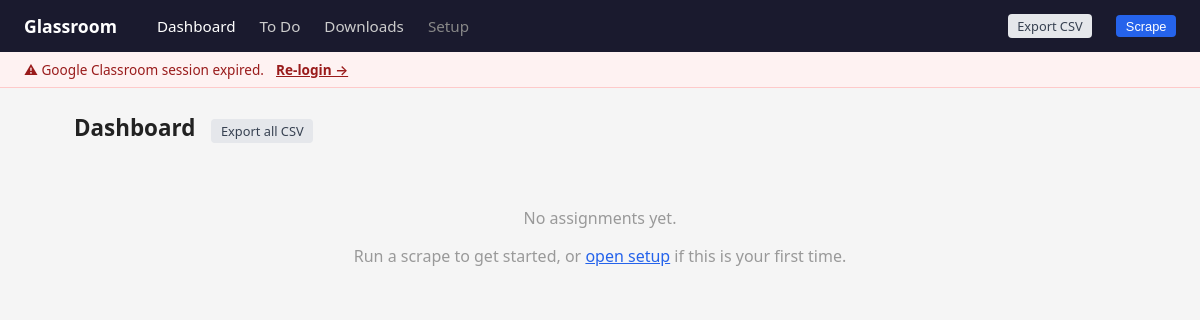
Before: / with the older database file.
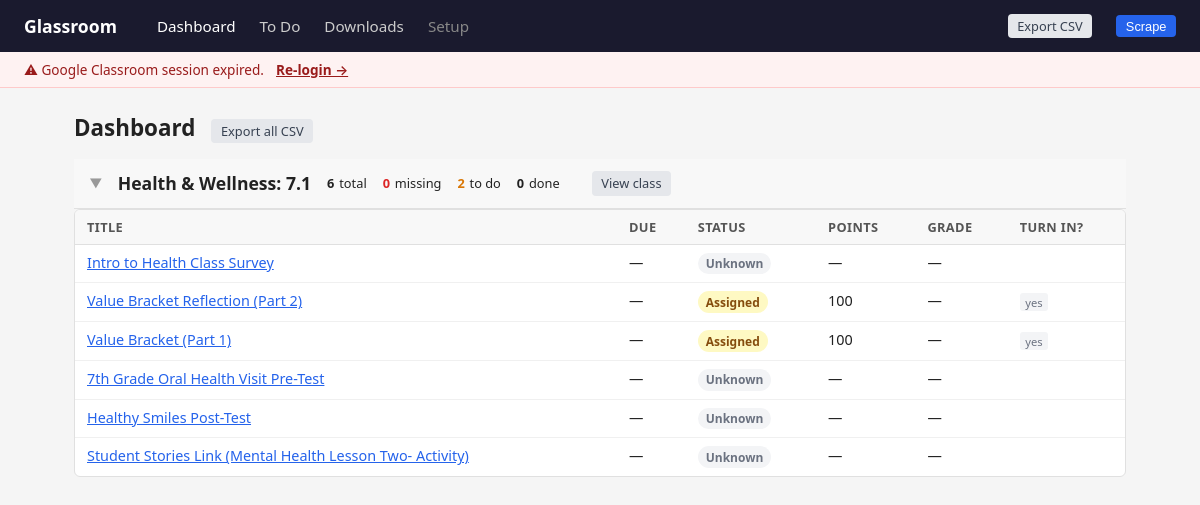
After: the same page with the newer database file.
### src/models.py (models this page shows)
class Base(DeclarativeBase):
    pass

class Assignment(Base):
    __tablename__ = "assignments"
    id = Column(Integer, primary_key=True, autoincrement=True)
    assignment_url = Column(String, unique=True, nullable=False, index=True)
    class_name = Column(String, nullable=True)
    week_label = Column(String, nullable=True)
    title = Column(String, nullable=True)
    description = Column(Text, default="")
    teacher = Column(String, nullable=True)
    posted_date = Column(String, nullable=True)
    due_date = Column(String, nullable=True)
    points_possible = Column(String, nullable=True)
    category = Column(String, nullable=True)
    assignment_type = Column(String, default="Unknown")
    status = Column(String, default="Unknown")
    turn_in_required = Column(Boolean, default=False)
    grade = Column(String, nullable=True)
    attachment_links = Column(Text, default="")
    attachment_titles = Column(Text, default="")
    scraped_at = Column(String, nullable=True)
    first_seen_at = Column(String, nullable=True)
    last_modified_at = Column(String, nullable=True)
    class_priority = Column(Integer, nullable=True)
    notes = Column(Text, nullable=True)
    ai_work_type = Column(String, nullable=True)
    ai_effort_estimate = Column(String, nullable=True)
    ai_summary = Column(String, nullable=True)
    ai_notes = Column(Text, nullable=True)

### src/routes/dashboard.py (the view)
@bp.route("/")
def dashboard() -> str:
    engine = current_app.config["DB_ENGINE"]
    with get_session(engine) as session:
        has_classes = session.query(SelectedClass).count() > 0
        if not has_classes:
            return redirect(url_for("setup.setup"))  # type: ignore[return-value]
        assignments = session.query(Assignment).order_by(Assignment.class_name).all()
    session_valid = SESSION_DIR.exists() and any(SESSION_DIR.iterdir())
    by_class: dict[str, list[Assignment]] = defaultdict(list)
    for a in assignments:
        by_class[str(a.class_name or "Unknown")].append(a)
    classes = []
    for class_name in sorted(by_class.keys()):
        rows = sorted(by_class[class_name], key=_sort_key)
        classes.append({
            "name": class_name,
            "assignments": rows,
            "stats": _class_stats(rows),
        })
    return render_template("dashboard.html", classes=classes, session_valid=session_valid)

### src/db.py (called while the page is built)
@contextmanager
def get_session(engine: Engine | None = None) -> Generator[Session, None, None]:
    eng = engine if engine is not None else get_engine()
    factory = sessionmaker(bind=eng, expire_on_commit=False)
    session: Session = factory()
    try:
        yield session
        session.commit()
    except Exception:
        session.rollback()
        raise
    finally:
        session.close()

### src/routes/dashboard.py (called while the page is built)
def _class_stats(assignments: list[Assignment]) -> dict[str, int]:
    total = len(assignments)
    done = sum(1 for a in assignments if a.status in _DONE_STATUSES)
    missing = sum(1 for a in assignments if a.status in _URGENT_STATUSES)
    needs_attention = sum(1 for a in assignments if a.status in _ATTENTION_STATUSES)
    return {
        "total": total,
        "done": done,
        "missing": missing,
        "needs_attention": needs_attention,
    }

def _sort_key(a: Assignment) -> tuple[str, str]:
    return (str(a.due_date or "9999-99-99"), str(a.posted_date or "9999-99-99"))

### src/templates/dashboard.html (shortened to what this page needs)
{% extends "base.html" %}
{% block content %}
<div style="display:flex; align-items:baseline; gap:1rem; margin-bottom:1rem;">
  <h1 style="margin:0">Dashboard</h1>
  <a href="/api/export/csv" class="btn btn-secondary btn-sm">Export all CSV</a>
</div>
{% if not classes %}
  <div class="empty-state">
    <p>No assignments yet.</p>
    <p>Run a scrape to get started, or <a href="/setup">open setup</a> if this is your first time.</p>
  </div>
{% else %}
  {% for cls in classes %}
  <details open>
    <summary>
      <div class="card-header">
        <span class="chevron">▶</span>
        <h2>{{ cls.name }}</h2>
        <div class="stats">
          <span class="stat"><span class="stat-val">{{ cls.stats.total }}</span> total</span>
          <span class="stat stat-missing"><span class="stat-val">{{ cls.stats.missing }}</span> missing</span>
          <span class="stat stat-attention"><span class="stat-val">{{ cls.stats.needs_attention }}</span> to do</span>
          <span class="stat"><span class="stat-val">{{ cls.stats.done }}</span> done</span>
        </div>
        <a href="/class/{{ cls.name | urlencode }}" class="btn btn-secondary btn-sm" onclick="event.stopPropagation()">View class</a>
      </div>
    </summary>
    <div class="card">
      <div class="card-body">
        {% if cls.assignments %}
        <table>
          <thead>
            <tr>
              <th>Title</th>
              <th>Due</th>
              <th>Status</th>
              <th>Points</th>
              <th>Grade</th>
              <th>Turn in?</th>
            </tr>
          </thead>
          <tbody>
            {% for a in cls.assignments %}
            <tr>
              <td><a href="{{ a.assignment_url }}" target="_blank" rel="noopener">{{ a.title or '(untitled)' }}</a></td>
              <td style="white-space:nowrap">{{ a.due_date or '—' }}</td>
              <td>{% include "partials/status_badge.html" %}</td>
              <td>{{ a.points_possible or '—' }}</td>
              <td>{{ a.grade or '—' }}</td>
              <td>{% if a.turn_in_required %}<span class="turn-in-badge">yes</span>{% endif %}</td>
            </tr>
            {% endfor %}
          </tbody>
        </table>
        {% else %}
        <div class="empty-state">No assignments.</div>
        {% endif %}
      </div>
    </div>
  </details>
  {% endfor %}
{% endif %}
{% endblock %}

### src/templates/base.html (shortened to what this page needs)
<!DOCTYPE html>
<html lang="en">
<head>
</head>
<body>
<nav>
  <span class="brand">Glassroom</span>
  <a href="/" {% if request.path == '/' %}class="active"{% endif %}>Dashboard</a>
  <a href="/todo" {% if request.path == '/todo' %}class="active"{% endif %}>To Do</a>
  <a href="/downloads" {% if request.path == '/downloads' %}class="active"{% endif %}>Downloads</a>
  <a href="/setup" {% if request.path == '/setup' %}class="active"{% endif %} style="color:#888">Setup</a>
  <a href="/api/export/csv" class="btn btn-secondary btn-sm">Export CSV</a>
  <button id="btn-scrape-nav" class="btn btn-primary btn-sm" onclick="navScrape()">Scrape</button>
</nav>
{% if session_valid is defined and not session_valid %}
<div class="session-warning">
  ⚠ Google Classroom session expired.
  <a href="/setup">Re-login →</a>
</div>
{% endif %}
<main>
  {% block content %}{% endblock %}
</main>
</body>
</html>

### src/templates/partials/status_badge.html
{% set s = a.status or 'Unknown' %}
{% if s == 'Assigned' %}
  <span class="badge badge-assigned">Assigned</span>
{% elif s == 'Turned in' %}
  <span class="badge badge-turned-in">Turned in</span>
{% elif s == 'Graded' %}
  <span class="badge badge-graded">Graded</span>
{% elif s == 'Done' %}
  <span class="badge badge-done">Done</span>
{% elif s == 'Missing' %}
  <span class="badge badge-missing">Missing</span>
{% elif s == 'Excused' %}
  <span class="badge badge-excused">Excused</span>
{% else %}
  <span class="badge badge-unknown">{{ s }}</span>
{% endif %}

### src/templates/base.html (style rules this page uses)
*, *::before, *::after { box-sizing: border-box; }
body { margin: 0; font-family: system-ui, -apple-system, sans-serif; background: #f5f5f5; color: #222; }
nav { background: #1a1a2e; color: #fff; padding: 0 1.5rem; display: flex; align-items: center; gap: 1.5rem; height: 52px; }
nav a { color: #ccc; text-decoration: none; font-size: 0.95rem; }
nav a:hover, nav a.active { color: #fff; }
nav .brand { font-weight: 700; font-size: 1.1rem; color: #fff; margin-right: 1rem; }
main { max-width: 1100px; margin: 0 auto; padding: 1.5rem; }
h1 { font-size: 1.4rem; margin: 0 0 1rem; }
h2 { font-size: 1.1rem; margin: 0; }
.card { background: #fff; border: 1px solid #e0e0e0; border-radius: 6px; margin-bottom: 1.2rem; overflow: hidden; }
.card-header { padding: 0.75rem 1rem; background: #f8f8f8; border-bottom: 1px solid #e0e0e0; display: flex; align-items: center; gap: 1rem; cursor: pointer; }
.card-body { padding: 0; }
table { width: 100%; border-collapse: collapse; font-size: 0.9rem; }
thead { background: #f8f8f8; }
th { text-align: left; padding: 0.5rem 0.75rem; font-weight: 600; color: #555; border-bottom: 1px solid #e0e0e0; font-size: 0.8rem; text-transform: uppercase; letter-spacing: 0.03em; }
td { padding: 0.5rem 0.75rem; border-bottom: 1px solid #f0f0f0; vertical-align: top; }
tr:last-child td { border-bottom: none; }
a { color: #2563eb; }
.badge { display: inline-block; padding: 0.15rem 0.5rem; border-radius: 999px; font-size: 0.75rem; font-weight: 600; white-space: nowrap; }
.badge-assigned { background: #fef9c3; color: #854d0e; }
.badge-unknown { background: #f3f4f6; color: #6b7280; }
.stats { display: flex; gap: 1rem; font-size: 0.8rem; }
.stats .stat { display: flex; align-items: center; gap: 0.3rem; }
.stat-val { font-weight: 700; }
.stat-missing .stat-val { color: #dc2626; }
.stat-attention .stat-val { color: #d97706; }
.btn { display: inline-block; padding: 0.35rem 0.85rem; border-radius: 4px; border: none; cursor: pointer; font-size: 0.85rem; text-decoration: none; }
.btn-primary { background: #2563eb; color: #fff; }
.btn-secondary { background: #e5e7eb; color: #374151; }
.btn-sm { padding: 0.2rem 0.6rem; font-size: 0.8rem; }
.turn-in-badge { font-size: 0.7rem; background: #f3f4f6; color: #6b7280; border-radius: 3px; padding: 0.1rem 0.35rem; }
details summary { list-style: none; }
.chevron { font-size: 0.8rem; color: #999; transition: transform 0.15s; }
details[open] .chevron { display: inline-block; transform: rotate(90deg); }
.session-warning { background:#fef2f2; border-bottom:1px solid #fecaca; padding:0.5rem 1.5rem; font-size:0.85rem; color:#991b1b; display:flex; align-items:center; gap:0.75rem; }
.session-warning a { color:#991b1b; font-weight:600; }

Changed rows visible on the page:
added Assignment: name "Health & Wellness: 7.1", stats.total "6", stats.missing "0", stats.needs_attention "2", stats.done "0", title "Student Stories Link (Mental Health Lesson Two- Activity)", due_date "—", status "Unknown", points_possible "—", grade "—"
added Assignment: title "Intro to Health Class Survey", due_date "—", status "Unknown", points_possible "—", grade "—", shown under "Health & Wellness: 7.1"
added Assignment: title "Value Bracket Reflection (Part 2)", due_date "—", status "Assigned", points_possible "100", grade "—", turn_in_required "yes", shown under "Health & Wellness: 7.1"
added Assignment: title "Value Bracket (Part 1)", due_date "—", status "Assigned", points_possible "100", grade "—", turn_in_required "yes", shown under "Health & Wellness: 7.1"
added Assignment: title "7th Grade Oral Health Visit Pre-Test", due_date "—", status "Unknown", points_possible "—", grade "—", shown under "Health & Wellness: 7.1"
added Assignment: title "Healthy Smiles Post-Test", due_date "—", status "Unknown", points_possible "—", grade "—", shown under "Health & Wellness: 7.1"
Other visible differences:
text no longer shown: "No assignments yet. Run a scrape to get started, or open setup if this is your first time."
